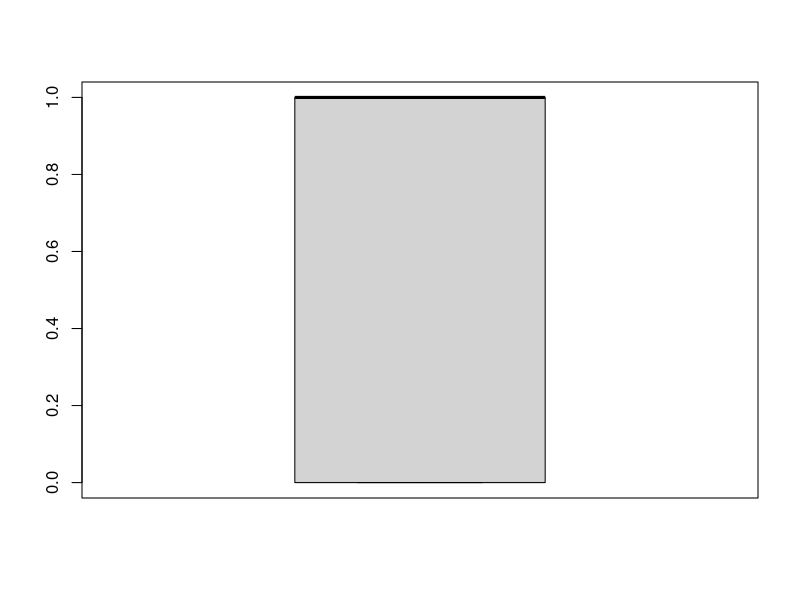
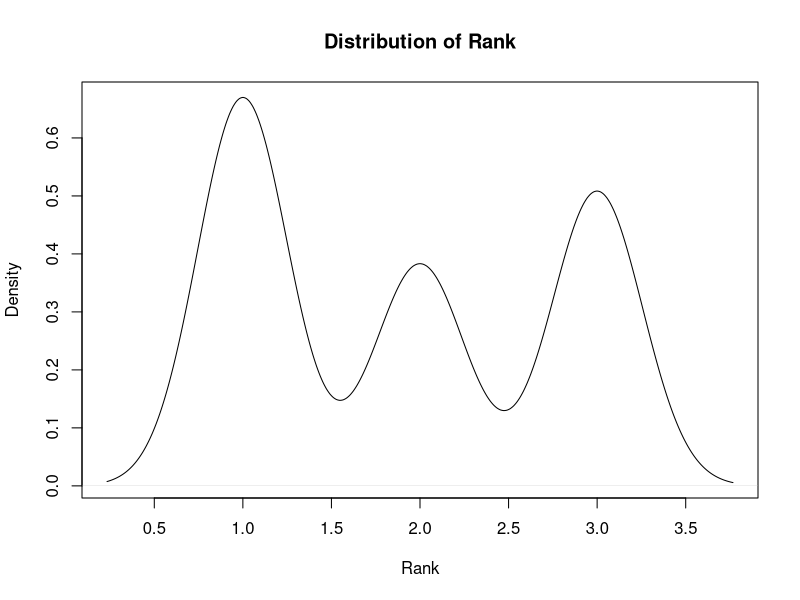
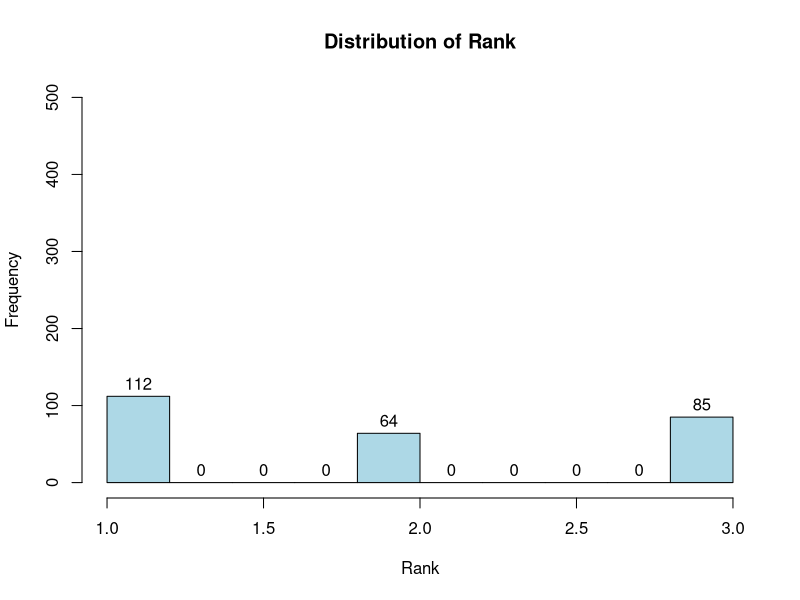
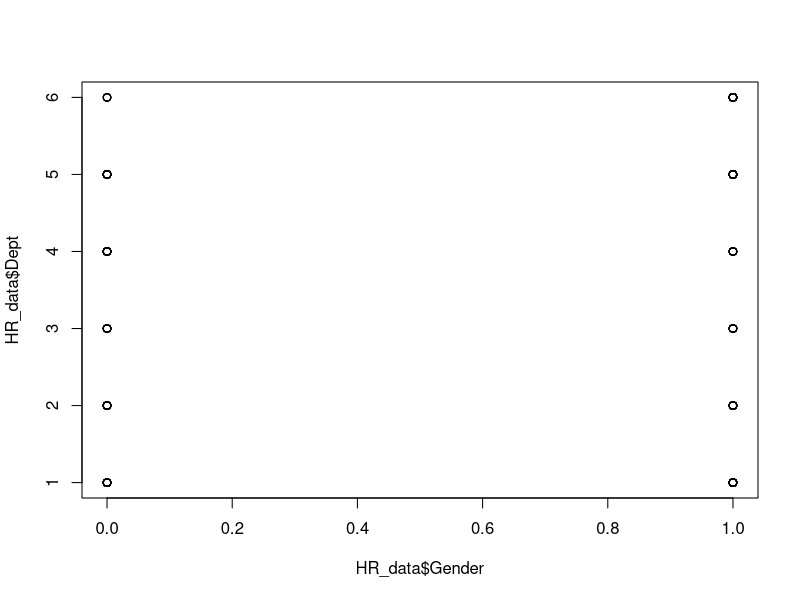
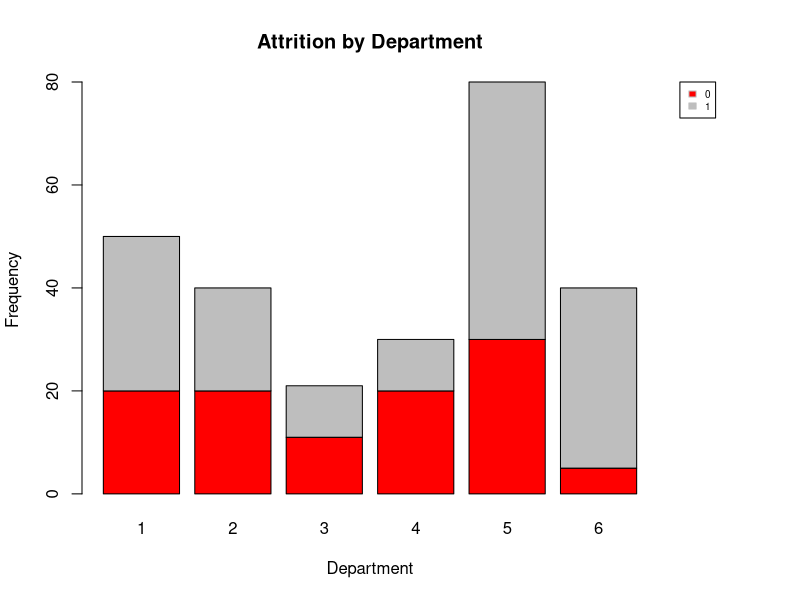
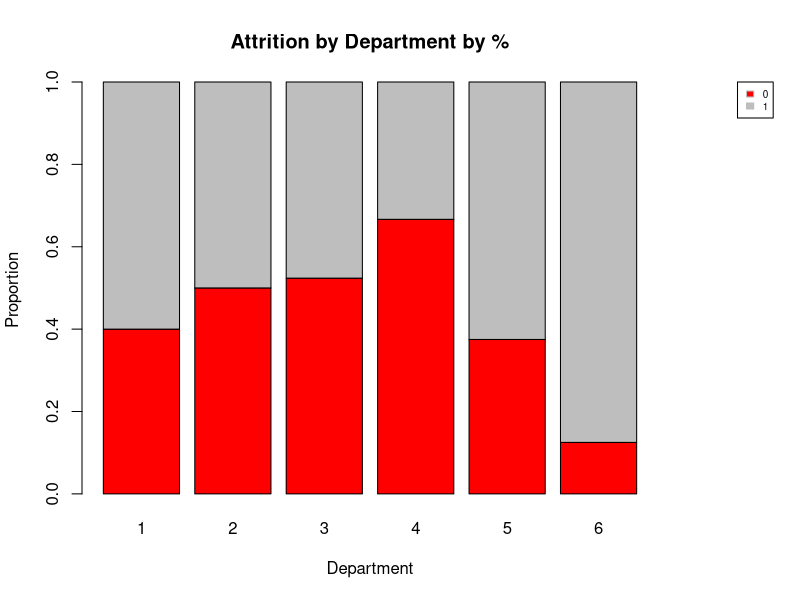
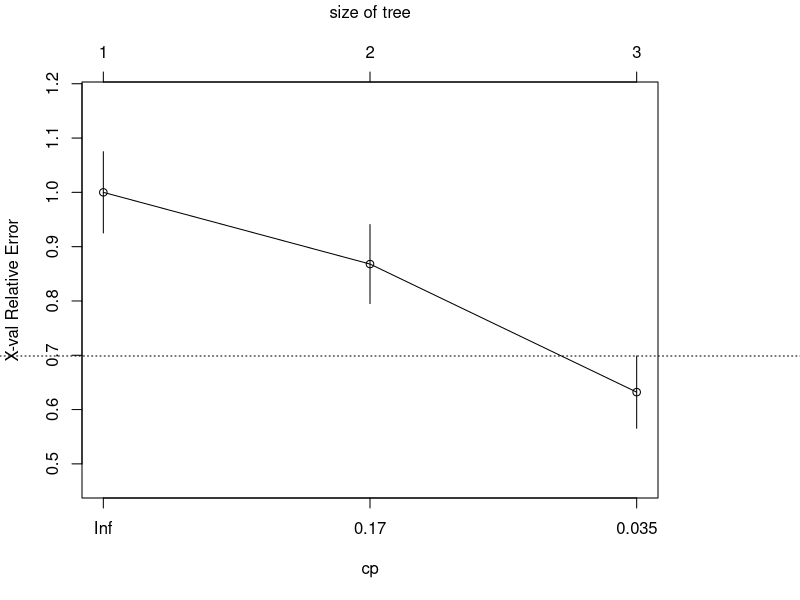
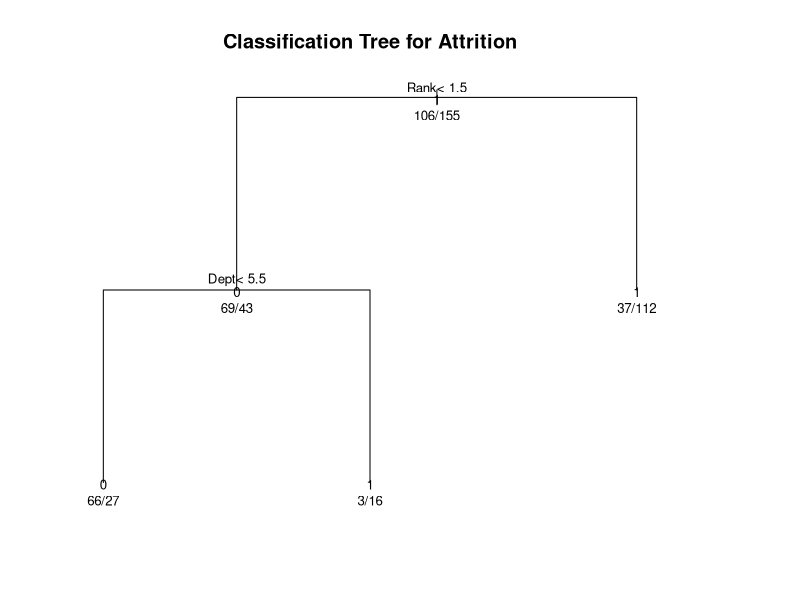

Reproduce these figures in R, in order.
library("Hmisc")
library(rpart)
library(data.table)

# Step 1 Import Data

setwd("C:/Users/User/Dropbox/NTU/BC3409 AI in Accounting and Finance/AI Model/Decision Tree")

ibm_data.dt <- fread("Lawsuit.csv", nrows=1000)

# RQ4: Which origin, dest and carrier has the highest number of major delays?
#head(flights.dt[major.delay==1, .N, by = .(origin, dest, carrier)][order(-N)], 1)
ibm_data.dt[Gender==1, .N, by = .(Dept, Rank)][order(-N)]



HR_data <- read.csv("Lawsuit.csv", nrows=261)
#HR_data <- read.csv("IBM HR Data Attrition.csv")
dim(HR_data)
head(HR_data)

#split train and test
smp_size <- floor(0.75 * nrow(HR_data))
## set the seed to make your partition reproducible
set.seed(123)
train_ind <- sample(seq_len(nrow(HR_data)), size = smp_size)
train <- HR_data[train_ind, ]
test <- HR_data[-train_ind, ]

summary(HR_data) #check NA

boxplot(HR_data$Gender) #check Outlier

#continuos - Look ar the shape of data
plot(density(HR_data$Rank), xlab="Rank", main = "Distribution of Rank")
hist(HR_data$Rank, ylim=c(0,500), xlab="Rank", main = "Distribution of Rank", labels=T, col ="light blue")


#------------------------------------------
#Step 2 : Factor Analysis or Feature Selection

#2A Continuous: https://stackoverflow.com/questions/5446426/calculate-correlation-for-more-than-two-variables
r=cor(HR_data[,unlist(lapply(HR_data, is.numeric))], use="complete.obs")
#cor(HR_data$Age, HR_data$Education, use="complete.obs")
#cor(HR_data$Age, HR_data$YearsAtCompany, use="complete.obs")
#cor(HR_data, use="complete.obs")
r
write.csv(r, file = "Correlation.csv", row.names=TRUE)

#2B Discrete
#abc=rcorr(HR_data)
chisq.test(HR_data$Gender, HR_data$Rank)
chisq.test(HR_data$Gender, HR_data$Dept)

#2C Scattered Plot
plot(HR_data$Gender, HR_data$Dept)

#2D Stacked BarChart - Check Which Attribute to select

# Stacked Barchart
count1 <- table(HR_data$Gender, HR_data$Dept)
count1
par(mar=c(5.1, 4.1, 4.1, 7.1), xpd=TRUE)
barplot(count1,  main="Attrition by Department", xlab="Department", ylab="Frequency", col = c("red", "grey", "blue"))
legend("topright",inset=c(-0.1,0), fill=c("red", "grey", "blue"), legend=rownames(count1), border = "grey", cex = 0.6)
# Stacked Percentage Barchart
prop1 <- prop.table(count1, margin=2) # calculate proportion based on freq in second column
prop1
par(mar=c(5.1, 4.1, 4.1, 7.1), xpd=TRUE)
barplot(prop1,  main="Attrition by Department by %", xlab="Department", ylab="Proportion", col = c("red", "grey", "blue"))
legend("topright",inset=c(-0.2,0), fill=c("red", "grey", "blue"), legend=rownames(count1), border = "grey", cex = 0.6)




#----------------------------------------------------------------
#Step 3 prediction

#3A Regression : Continuous
model <- Gender ~ Dept + Rank
result <-lm(model,HR_data)
summary(result)

#3Aii Logistic Regression : Discrete
model2 <- Gender ~ Dept + Rank
# Use a generalized linear model in the binomial family
result2 <- glm(model2,family=binomial,data=HR_data)
# Summarize the results
summary(result2)




#3B Classification Tree with rpart https://www.statmethods.net/advstats/cart.html
# grow tree 

#Discrete or Categorical
#fit <- rpart(Attrition ~ Age + Department + DistanceFromHome,
            # method="class", data=HR_data)
fit <- rpart(Gender ~ Dept + Rank, method="class", data=HR_data)

printcp(fit) # display the results 
plotcp(fit) # visualize cross-validation results 
summary(fit) # detailed summary of splits

# plot tree 
plot(fit, uniform=TRUE, 
     main="Classification Tree for Attrition")
text(fit, use.n=TRUE, all=TRUE, cex=.8)

# create attractive postscript plot of tree 
post(fit, file = "tree1.ps", 
     title = "Classification Tree for Attrition")

# prune the tree : CP complexity parameter
#pfit<- prune(fit, cp=fit$cptable[which.min(fit$cptable[,"xerror"]),"CP"])

pfit<- prune(fit, cp=0.110204)
pfit
# plot the pruned tree 
plot(pfit, uniform=TRUE, 
     main="Pruned Classification Tree for Attrition")
text(pfit, use.n=TRUE, all=TRUE, cex=.8)
post(pfit, file = "ptree.ps", 
     title = "Pruned Classification Tree for Attrition")


#Continuos
# grow tree 
fit2 <- rpart(Gender ~ Dept + Rank,method="anova", data=HR_data)

printcp(fit2) # display the results 
plotcp(fit2) # visualize cross-validation results 
summary(fit2) # detailed summary of splits

# create additional plots 
par(mfrow=c(1,2)) # two plots on one page 
rsq.rpart(fit2) # visualize cross-validation results  	

# plot tree 
plot(fit2, uniform=TRUE, 
     main="Regression Tree for Attrition")
text(fit2, use.n=TRUE, all=TRUE, cex=.8)

# create attractive postcript plot of tree 
post(fit2, file = "tree2.ps", 
     title = "Regression Tree for Attrition")

pfit2<- prune(fit2, cp=0.054066)
pfit2
# plot the pruned tree 
plot(pfit2, uniform=TRUE, main="Pruned Classification Tree for Attrition")
text(pfit2, use.n=TRUE, all=TRUE, cex=.8)
post(pfit2, file = "ptree2.ps", 
     title = "Pruned Classification Tree for Attrition")

#pdf(fit, file="tree.pdf", width=6,height=4)

#dev.off()
